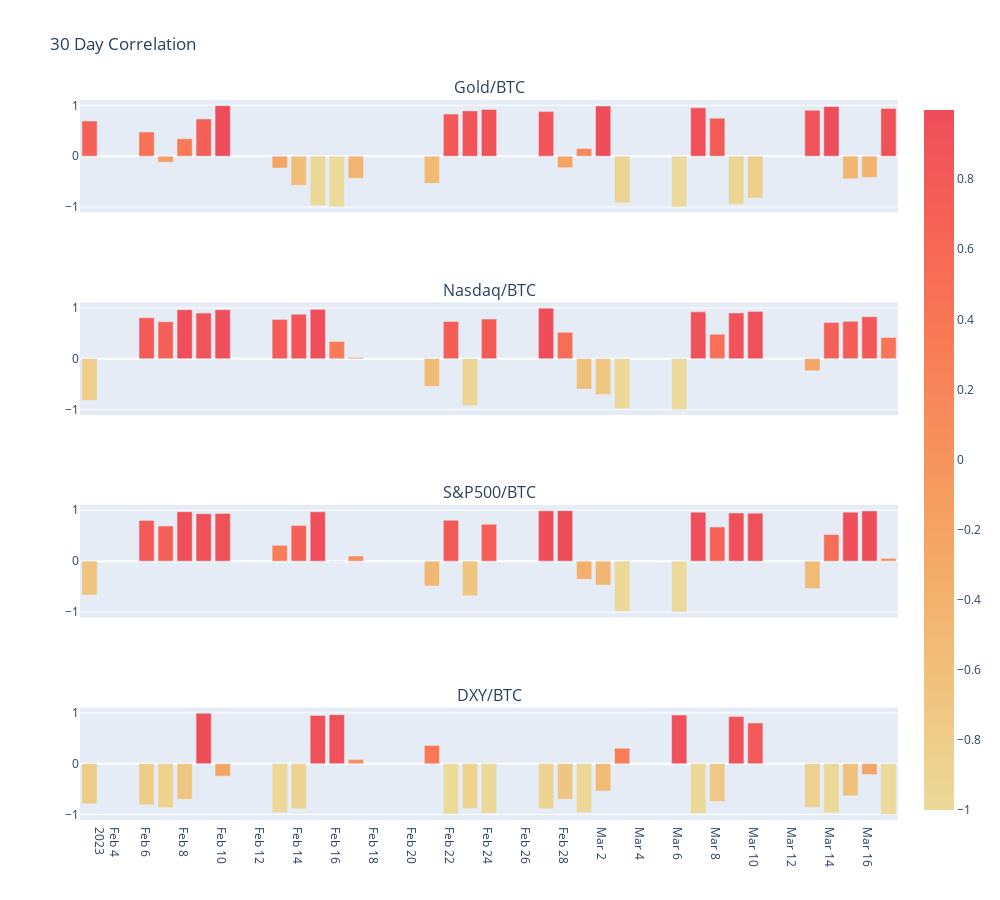

The notebook cell saved with this chart:
### Code cell
from plotly.subplots import make_subplots
import plotly.graph_objects as go

fig = make_subplots(
    rows=4, cols=1,start_cell="bottom-left",shared_xaxes=True,
    subplot_titles=("DXY/BTC", "S&P500/BTC", "Nasdaq/BTC", "Gold/BTC"))

fig.add_trace(go.Bar(x=merge['Date'], y=merge['DXY/BTC'],
                    marker=dict(color=merge['DXY/BTC'], coloraxis="coloraxis")),
              1, 1)
fig.add_trace(go.Bar(x=merge['Date'], y=merge['S&P500/BTC'],
                    marker=dict(color=merge['S&P500/BTC'], coloraxis="coloraxis")),
              2, 1)

fig.add_trace(go.Bar(x=merge['Date'], y=merge['Nasdaq/BTC'],
                    marker=dict(color=merge['Nasdaq/BTC'], coloraxis="coloraxis")),
              3, 1)

fig.add_trace(go.Bar(x=merge['Date'], y=merge['Gold/BTC'],
                    marker=dict(color=merge['Gold/BTC'], coloraxis="coloraxis")),
              4, 1)

fig.update_layout(coloraxis=dict(colorscale='Oryel'), showlegend=False)
fig.update_yaxes(nticks=3)
fig.update_xaxes(nticks=25)
fig.update_layout(height=900, width=1000, title_text="30 Day Correlation")
fig.show()
